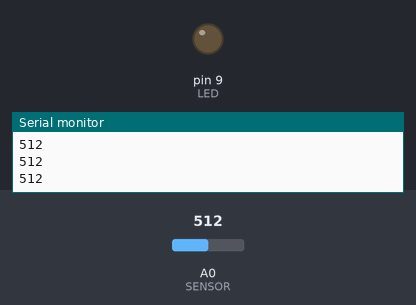
Simulated run of this sketch. Board: Arduino Uno, built with avr-gcc and run on an emulated ATmega328P. Parts: output pins drawn as LEDs (lit = HIGH), the last lines printed to the serial monitor. The test bench sets the inputs (shaded band); at power-on: A0 (SENSOR) = 512.

Above: at 1.2 s.
1.3 s: A0 (SENSOR) set to 610
At 1.8 s:
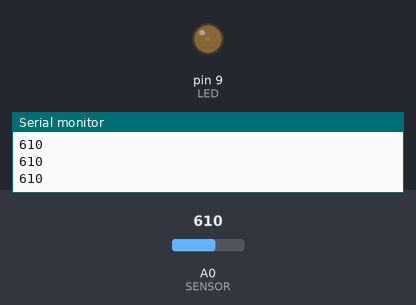
2.8 s: A0 (SENSOR) set to 716
At 3.3 s:
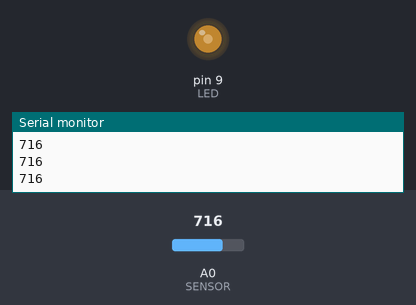
4.3 s: A0 (SENSOR) set to 865
At 4.7 s:
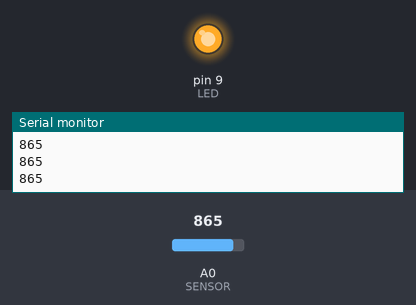
Timing chart, 0 to 7.3 s (numbered marks = the images above; inputs shaded):
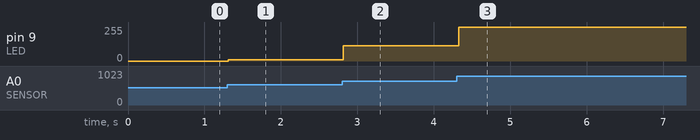

Measured:
- after the input at 1.3 s, pin 9 (LED): 0/255 → 10/255 at once
- after the input at 2.8 s, pin 9 (LED): 10/255 → 116/255 at once
- after the input at 4.3 s, pin 9 (LED): 116/255 → 255/255 at once

The sketch:

SerialCommunication.ino
```cpp
const int SENSOR = 0;
const int LED = 9;

int val = 0;
int brightness = 0;

void setup() {
  pinMode(LED, OUTPUT);
  Serial.begin(9600);
}

void loop() {
  val = analogRead(SENSOR);

  Serial.println(val);

  if (val < 600) {
    brightness = 0;
  } else if (val > 855) {
    brightness = 255;
  } else {
    brightness = val - 600;
  }

  analogWrite(LED, brightness);
  delay(50);
}
```
